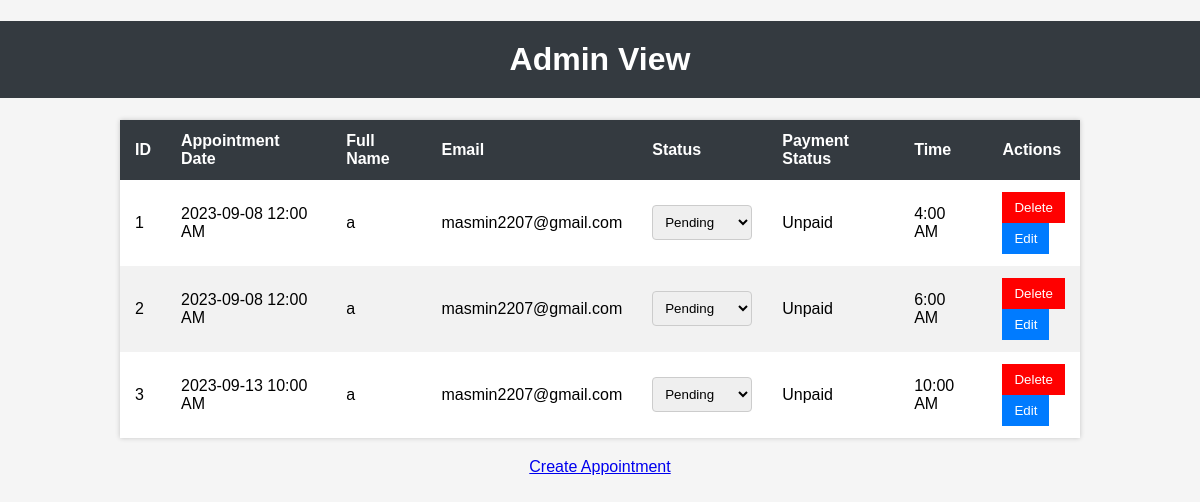
/admin_view (signed in), run on the app's committed database.
### app.py (models this page shows)
class Appointment(db.Model):
    id = db.Column(db.Integer, primary_key=True)
    full_name = db.Column(db.String)
    email = db.Column(db.String)
    status = db.Column(db.String)
    payment_status = db.Column(db.String)
    date = db.Column(db.DateTime)
    start_time = db.Column(db.String)  # Change the type to String
    end_time = db.Column(db.String)

### app.py (the view, shortened to what this page needs)
@app.route('/admin_view', methods=['GET', 'POST'])
def admin_view():
    if 'admin_authenticated' not in session or not session['admin_authenticated']:
        return redirect(url_for('login'))
    appointments = Appointment.query.all()
    return render_template('admin_view.html', appointments=appointments)

### templates/admin_view.html (shortened to what this page needs)
<!DOCTYPE html>
<html>
<head>
</head>
<body>
    <h1>Admin View</h1>
    <table>
        <thead>
            <tr>
                <th>ID</th>
                <th>Appointment Date</th>
                <th>Full Name</th>
                <th>Email</th>
                <th>Status</th>
                <th>Payment Status</th>
                <th>Time</th>
                <th>Actions</th>
            </tr>
        </thead>
        <tbody>
            {% for appointment in appointments %}
            <tr>
                <td>{{ appointment.id }}</td>
                <td>{{ appointment.date.strftime('%Y-%m-%d %I:%M %p') }}</td>
                <td>{{ appointment.full_name }}</td>
                <td>{{ appointment.email }}</td>
                <td>
                    <select name="appointment_status">
                        <option value="pending" {% if appointment.status == 'pending' %}selected{% endif %}>Pending</option>
                    </select>
                </td>
                <td>{{ appointment.payment_status }}</td>
                <td>{{ appointment.start_time }}</td>
                <td>
                    <form method="POST" action="{{ url_for('admin_view') }}">
                        <button type="submit" id="delete_button" name="action" value="delete" class="delete_button">Delete</button>
                    </form>
                    <form method="GET" action="{{ url_for('edit_appointment', appointment_id=appointment.id) }}">
                        <button type="submit">Edit</button>
                    </form>
                </td>
            </tr>
            {% endfor %}
        </tbody>
    </table>
    <a href="{{ url_for('create_appointment') }}">Create Appointment</a>
</body>
</html>

### templates/admin_view.html (style rules this page uses)
body { font-family: Arial, sans-serif; margin: 0; padding: 0; background-color: #f5f5f5; }
h1 { text-align: center; padding: 20px; background-color: #343a40; color: #fff; }
table { margin: 20px auto; border-collapse: collapse; width: 80%; background-color: #fff; box-shadow: 0px 0px 5px 0px rgba(0, 0, 0, 0.2); }
th, td { padding: 12px 15px; text-align: left; }
th { background-color: #343a40; color: #fff; }
tr:nth-child(even) { background-color: #f2f2f2; }
select { padding: 8px; border: 1px solid #ccc; border-radius: 4px; }
button { padding: 8px 12px; border: none; background-color: #007bff; color: #fff; cursor: pointer; }
.delete_button { background-color: red !important; }
a { display: block; text-align: center; margin-top: 20px; }

### data on the page
Appointment: id "1", date "2023-09-08 12:00 AM", full_name "a", email "masmin2207@gmail.com", payment_status "Unpaid", start_time "4:00 AM"
Appointment: id "2", date "2023-09-08 12:00 AM", full_name "a", email "masmin2207@gmail.com", payment_status "Unpaid", start_time "6:00 AM"
Appointment: id "3", date "2023-09-13 10:00 AM", full_name "a", email "masmin2207@gmail.com", payment_status "Unpaid", start_time "10:00 AM"
